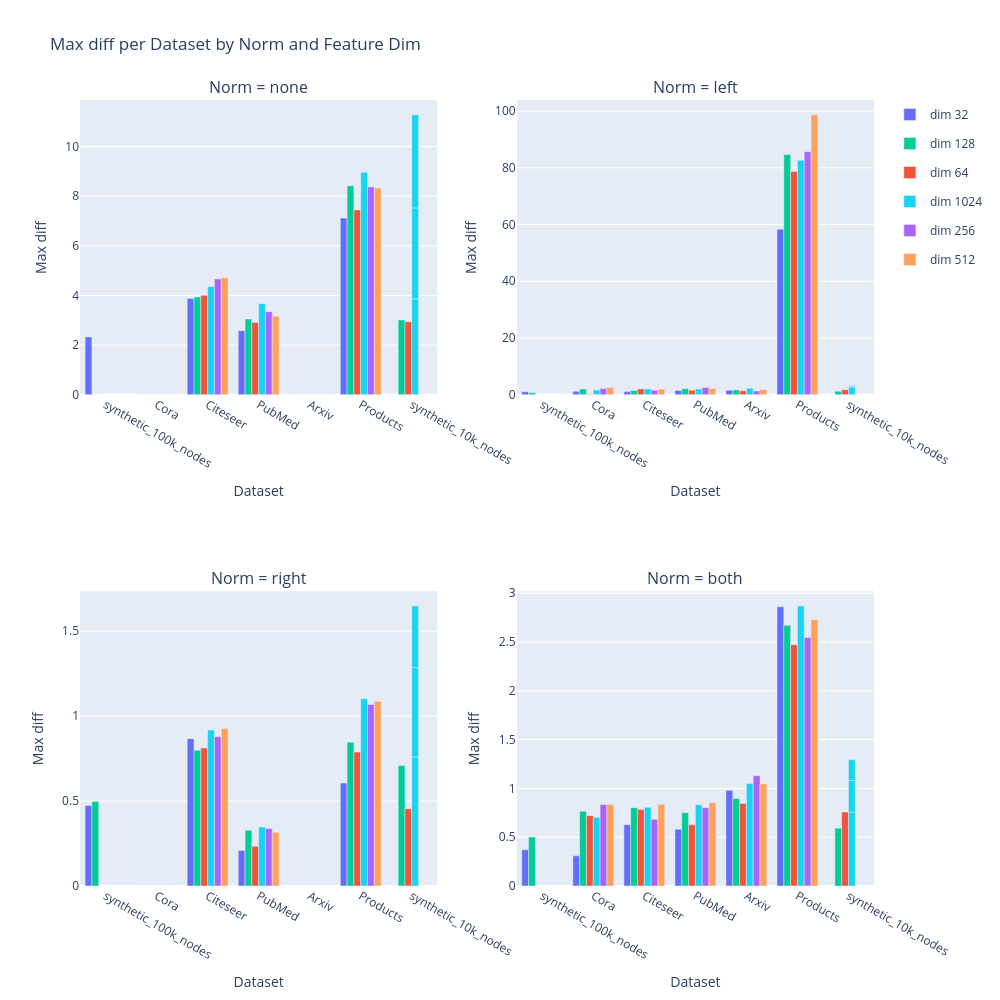

Notebook code for this chart:
### Code cell
norms = df['norm'].unique()
num_norms = len(norms)

cols = 2
rows = (num_norms + cols - 1) // cols


feature_dims = sorted(df['feature_dim'].unique())

# Pick a color palette (e.g. Plotly qualitative palette)
palette = px.colors.qualitative.Plotly

# Create a mapping from feature_dim to color, cycle palette if needed
color_map = {dim: palette[i % len(palette)] for i, dim in enumerate(feature_dims)}



fig = make_subplots(rows=rows, cols=cols, subplot_titles=[f"Norm = {n}" for n in norms])

for i, norm in enumerate(norms):
    df_sub = df[df['norm'] == norm]
    feature_dims = df_sub['feature_dim'].unique()
    
    row = i // cols + 1
    col = i % cols + 1

    for dim in feature_dims:
        df_dim = df_sub[df_sub['feature_dim'] == dim]

        hover_texts = [f"Avg degree: {v:.2f}" for v in df_dim['avg_degree']]

        fig.add_trace(
            go.Bar(
                x=df_dim['graph'],
                y=df_dim['max_diff'],
                name=f"dim {dim}",
                legendgroup=str(dim),
                showlegend=(i == 0),
                hovertext=hover_texts,
                hoverinfo="text+y+x",
                marker_color=color_map[dim],  # Assign color here
            ),
            row=row, col=col
        )

    fig.update_xaxes(title_text="Dataset", row=row, col=col)
    fig.update_yaxes(title_text="Max diff", row=row, col=col)
    
    # Add horizontal line y=1 in this subplot
    # fig.add_hline(y=1, line_dash="dash", line_color="black", row=row, col=col, annotation_text="speedup < 1", annotation_position="bottom right")

fig.update_layout(
    height=500 * rows,
    width=1000,
    title_text="Max diff per Dataset by Norm and Feature Dim",
    barmode='group'
)

fig.show()

### Figure 1 — Plotly figure (JSON) as saved in the notebook; plotly's stock layout.template omitted (floating-point values rounded to 4 significant figures)
{"data": [{"hoverinfo": "text+y+x", "hovertext": ["Avg degree: 5.00", "Avg degree: 9.80", "Avg degree: 7.55", "Avg degree: 10.99", "Avg degree: 15.77", "Avg degree: 103.03"], "legendgroup": "32", "marker": {"color": "#636EFA"}, "name": "dim 32", "showlegend": true, "type": "bar", "x": ["synthetic_100k_nodes", "Cora", "Citeseer", "PubMed", "Arxiv", "Products"], "xaxis": "x", "y": [2.331, 6.199e-06, 3.877, 2.583, 0.0002441, 7.118], "yaxis": "y"}, {"hoverinfo": "text+y+x", "hovertext": ["Avg degree: 5.00", "Avg degree: 3.00", "Avg degree: 9.80", "Avg degree: 7.55", "Avg degree: 10.99", "Avg degree: 15.77", "Avg degree: 103.03"], "legendgroup": "128", "marker": {"color": "#00CC96"}, "name": "dim 128", "showlegend": true, "type": "bar", "x": ["synthetic_100k_nodes", "synthetic_10k_nodes", "Cora", "Citeseer", "PubMed", "Arxiv", "Products"], "xaxis": "x", "y": [3.815e-06, 3.015, 5.722e-06, 3.936, 3.052, 0.0002441, 8.417], "yaxis": "y"}, {"hoverinfo": "text+y+x", "hovertext": ["Avg degree: 3.00", "Avg degree: 9.80", "Avg degree: 7.55", "Avg degree: 10.99", "Avg degree: 15.77", "Avg degree: 103.03"], "legendgroup": "64", "marker": {"color": "#EF553B"}, "name": "dim 64", "showlegend": true, "type": "bar", "x": ["synthetic_10k_nodes", "Cora", "Citeseer", "PubMed", "Arxiv", "Products"], "xaxis": "x", "y": [2.945, 9.537e-06, 4.006, 2.914, 0.0002136, 7.447], "yaxis": "y"}, {"hoverinfo": "text+y+x", "hovertext": ["Avg degree: 5.00", "Avg degree: 10.00", "Avg degree: 20.00", "Avg degree: 9.80", "Avg degree: 7.55", "Avg degree: 10.99", "Avg degree: 15.77", "Avg degree: 103.03"], "legendgroup": "1024", "marker": {"color": "#19D3F3"}, "name": "dim 1024", "showlegend": true, "type": "bar", "x": ["synthetic_10k_nodes", "synthetic_10k_nodes", "synthetic_10k_nodes", "Cora", "Citeseer", "PubMed", "Arxiv", "Products"], "xaxis": "x", "y": [3.868, 3.661, 3.754, 7.629e-06, 4.357, 3.669, 0.0006409, 8.961], "yaxis": "y"}, {"hoverinfo": "text+y+x", "hovertext": ["Avg degree: 9.80", "Avg degree: 7.55", "Avg degree: 10.99", "Avg degree: 15.77", "Avg degree: 103.03"], "legendgroup": "256", "marker": {"color": "#AB63FA"}, "name": "dim 256", "showlegend": true, "type": "bar", "x": ["Cora", "Citeseer", "PubMed", "Arxiv", "Products"], "xaxis": "x", "y": [7.629e-06, 4.666, 3.348, 0.0005188, 8.375], "yaxis": "y"}, {"hoverinfo": "text+y+x", "hovertext": ["Avg degree: 9.80", "Avg degree: 7.55", "Avg degree: 10.99", "Avg degree: 15.77", "Avg degree: 103.03"], "legendgroup": "512", "marker": {"color": "#FFA15A"}, "name": "dim 512", "showlegend": true, "type": "bar", "x": ["Cora", "Citeseer", "PubMed", "Arxiv", "Products"], "xaxis": "x", "y": [5.722e-06, 4.719, 3.167, 0.0005188, 8.331], "yaxis": "y"}, {"hoverinfo": "text+y+x", "hovertext": ["Avg degree: 5.00", "Avg degree: 9.80", "Avg degree: 7.55", "Avg degree: 10.99", "Avg degree: 15.77", "Avg degree: 103.03"], "legendgroup": "32", "marker": {"color": "#636EFA"}, "name": "dim 32", "showlegend": false, "type": "bar", "x": ["synthetic_100k_nodes", "Cora", "Citeseer", "PubMed", "Arxiv", "Products"], "xaxis": "x2", "y": [1.093, 1.229, 1.105, 1.529, 1.62, 58.35], "yaxis": "y2"}, {"hoverinfo": "text+y+x", "hovertext": ["Avg degree: 5.00", "Avg degree: 3.00", "Avg degree: 9.80", "Avg degree: 7.55", "Avg degree: 10.99", "Avg degree: 15.77", "Avg degree: 103.03"], "legendgroup": "128", "marker": {"color": "#00CC96"}, "name": "dim 128", "showlegend": false, "type": "bar", "x": ["synthetic_100k_nodes", "synthetic_10k_nodes", "Cora", "Citeseer", "PubMed", "Arxiv", "Products"], "xaxis": "x2", "y": [0.6891, 1.244, 1.985, 1.512, 2.094, 1.686, 84.66], "yaxis": "y2"}, {"hoverinfo": "text+y+x", "hovertext": ["Avg degree: 3.00", "Avg degree: 9.80", "Avg degree: 7.55", "Avg degree: 10.99", "Avg degree: 15.77", "Avg degree: 103.03"], "legendgroup": "64", "marker": {"color": "#EF553B"}, "name": "dim 64", "showlegend": false, "type": "bar", "x": ["synthetic_10k_nodes", "Cora", "Citeseer", "PubMed", "Arxiv", "Products"], "xaxis": "x2", "y": [1.771, 0.1395, 2.058, 1.622, 1.382, 78.75], "yaxis": "y2"}, {"hoverinfo": "text+y+x", "hovertext": ["Avg degree: 5.00", "Avg degree: 10.00", "Avg degree: 20.00", "Avg degree: 9.80", "Avg degree: 7.55", "Avg degree: 10.99", "Avg degree: 15.77", "Avg degree: 103.03"], "legendgroup": "1024", "marker": {"color": "#19D3F3"}, "name": "dim 1024", "showlegend": false, "type": "bar", "x": ["synthetic_10k_nodes", "synthetic_10k_nodes", "synthetic_10k_nodes", "Cora", "Citeseer", "PubMed", "Arxiv", "Products"], "xaxis": "x2", "y": [2.746, 0.3351, 0.214, 1.638, 2.046, 2.049, 2.274, 82.64], "yaxis": "y2"}, {"hoverinfo": "text+y+x", "hovertext": ["Avg degree: 9.80", "Avg degree: 7.55", "Avg degree: 10.99", "Avg degree: 15.77", "Avg degree: 103.03"], "legendgroup": "256", "marker": {"color": "#AB63FA"}, "name": "dim 256", "showlegend": false, "type": "bar", "x": ["Cora", "Citeseer", "PubMed", "Arxiv", "Products"], "xaxis": "x2", "y": [2.175, 1.544, 2.528, 1.34, 85.68], "yaxis": "y2"}, {"hoverinfo": "text+y+x", "hovertext": ["Avg degree: 9.80", "Avg degree: 7.55", "Avg degree: 10.99", "Avg degree: 15.77", "Avg degree: 103.03"], "legendgroup": "512", "marker": {"color": "#FFA15A"}, "name": "dim 512", "showlegend": false, "type": "bar", "x": ["Cora", "Citeseer", "PubMed", "Arxiv", "Products"], "xaxis": "x2", "y": [2.579, 1.974, 2.184, 1.798, 98.72], "yaxis": "y2"}, {"hoverinfo": "text+y+x", "hovertext": ["Avg degree: 5.00", "Avg degree: 9.80", "Avg degree: 7.55", "Avg degree: 10.99", "Avg degree: 15.77", "Avg degree: 103.03"], "legendgroup": "32", "marker": {"color": "#636EFA"}, "name": "dim 32", "showlegend": false, "type": "bar", "x": ["synthetic_100k_nodes", "Cora", "Citeseer", "PubMed", "Arxiv", "Products"], "xaxis": "x3", "y": [0.4742, 2.384e-07, 0.8675, 0.2091, 2.384e-07, 0.6062], "yaxis": "y3"}, {"hoverinfo": "text+y+x", "hovertext": ["Avg degree: 5.00", "Avg degree: 3.00", "Avg degree: 9.80", "Avg degree: 7.55", "Avg degree: 10.99", "Avg degree: 15.77", "Avg degree: 103.03"], "legendgroup": "128", "marker": {"color": "#00CC96"}, "name": "dim 128", "showlegend": false, "type": "bar", "x": ["synthetic_100k_nodes", "synthetic_10k_nodes", "Cora", "Citeseer", "PubMed", "Arxiv", "Products"], "xaxis": "x3", "y": [0.4979, 0.7086, 2.384e-07, 0.7996, 0.3282, 4.768e-07, 0.8464], "yaxis": "y3"}, {"hoverinfo": "text+y+x", "hovertext": ["Avg degree: 3.00", "Avg degree: 9.80", "Avg degree: 7.55", "Avg degree: 10.99", "Avg degree: 15.77", "Avg degree: 103.03"], "legendgroup": "64", "marker": {"color": "#EF553B"}, "name": "dim 64", "showlegend": false, "type": "bar", "x": ["synthetic_10k_nodes", "Cora", "Citeseer", "PubMed", "Arxiv", "Products"], "xaxis": "x3", "y": [0.4548, 2.384e-07, 0.8117, 0.2344, 2.384e-07, 0.7886], "yaxis": "y3"}, {"hoverinfo": "text+y+x", "hovertext": ["Avg degree: 5.00", "Avg degree: 10.00", "Avg degree: 20.00", "Avg degree: 9.80", "Avg degree: 7.55", "Avg degree: 10.99", "Avg degree: 15.77", "Avg degree: 103.03"], "legendgroup": "1024", "marker": {"color": "#19D3F3"}, "name": "dim 1024", "showlegend": false, "type": "bar", "x": ["synthetic_10k_nodes", "synthetic_10k_nodes", "synthetic_10k_nodes", "Cora", "Citeseer", "PubMed", "Arxiv", "Products"], "xaxis": "x3", "y": [0.76, 0.5254, 0.3628, 4.768e-07, 0.9188, 0.3475, 4.768e-07, 1.102], "yaxis": "y3"}, {"hoverinfo": "text+y+x", "hovertext": ["Avg degree: 9.80", "Avg degree: 7.55", "Avg degree: 10.99", "Avg degree: 15.77", "Avg degree: 103.03"], "legendgroup": "256", "marker": {"color": "#AB63FA"}, "name": "dim 256", "showlegend": false, "type": "bar", "x": ["Cora", "Citeseer", "PubMed", "Arxiv", "Products"], "xaxis": "x3", "y": [2.384e-07, 0.8791, 0.3389, 3.576e-07, 1.069], "yaxis": "y3"}, {"hoverinfo": "text+y+x", "hovertext": ["Avg degree: 9.80", "Avg degree: 7.55", "Avg degree: 10.99", "Avg degree: 15.77", "Avg degree: 103.03"], "legendgroup": "512", "marker": {"color": "#FFA15A"}, "name": "dim 512", "showlegend": false, "type": "bar", "x": ["Cora", "Citeseer", "PubMed", "Arxiv", "Products"], "xaxis": "x3", "y": [3.576e-07, 0.9264, 0.317, 4.768e-07, 1.087], "yaxis": "y3"}, {"hoverinfo": "text+y+x", "hovertext": ["Avg degree: 5.00", "Avg degree: 9.80", "Avg degree: 7.55", "Avg degree: 10.99", "Avg degree: 15.77", "Avg degree: 103.03"], "legendgroup": "32", "marker": {"color": "#636EFA"}, "name": "dim 32", "showlegend": false, "type": "bar", "x": ["synthetic_100k_nodes", "Cora", "Citeseer", "PubMed", "Arxiv", "Products"], "xaxis": "x4", "y": [0.3726, 0.3091, 0.6286, 0.5819, 0.9811, 2.861], "yaxis": "y4"}, {"hoverinfo": "text+y+x", "hovertext": ["Avg degree: 5.00", "Avg degree: 3.00", "Avg degree: 9.80", "Avg degree: 7.55", "Avg degree: 10.99", "Avg degree: 15.77", "Avg degree: 103.03"], "legendgroup": "128", "marker": {"color": "#00CC96"}, "name": "dim 128", "showlegend": false, "type": "bar", "x": ["synthetic_100k_nodes", "synthetic_10k_nodes", "Cora", "Citeseer", "PubMed", "Arxiv", "Products"], "xaxis": "x4", "y": [0.501, 0.5925, 0.7651, 0.8029, 0.7498, 0.8971, 2.671], "yaxis": "y4"}, {"hoverinfo": "text+y+x", "hovertext": ["Avg degree: 3.00", "Avg degree: 9.80", "Avg degree: 7.55", "Avg degree: 10.99", "Avg degree: 15.77", "Avg degree: 103.03"], "legendgroup": "64", "marker": {"color": "#EF553B"}, "name": "dim 64", "showlegend": false, "type": "bar", "x": ["synthetic_10k_nodes", "Cora", "Citeseer", "PubMed", "Arxiv", "Products"], "xaxis": "x4", "y": [0.7588, 0.7207, 0.7833, 0.6271, 0.8465, 2.473], "yaxis": "y4"}, {"hoverinfo": "text+y+x", "hovertext": ["Avg degree: 5.00", "Avg degree: 10.00", "Avg degree: 20.00", "Avg degree: 9.80", "Avg degree: 7.55", "Avg degree: 10.99", "Avg degree: 15.77", "Avg degree: 103.03"], "legendgroup": "1024", "marker": {"color": "#19D3F3"}, "name": "dim 1024", "showlegend": false, "type": "bar", "x": ["synthetic_10k_nodes", "synthetic_10k_nodes", "synthetic_10k_nodes", "Cora", "Citeseer", "PubMed", "Arxiv", "Products"], "xaxis": "x4", "y": [0.757, 0.3248, 0.2106, 0.7032, 0.806, 0.8313, 1.05, 2.869], "yaxis": "y4"}, {"hoverinfo": "text+y+x", "hovertext": ["Avg degree: 9.80", "Avg degree: 7.55", "Avg degree: 10.99", "Avg degree: 15.77", "Avg degree: 103.03"], "legendgroup": "256", "marker": {"color": "#AB63FA"}, "name": "dim 256", "showlegend": false, "type": "bar", "x": ["Cora", "Citeseer", "PubMed", "Arxiv", "Products"], "xaxis": "x4", "y": [0.8353, 0.6837, 0.8022, 1.131, 2.547], "yaxis": "y4"}, {"hoverinfo": "text+y+x", "hovertext": ["Avg degree: 9.80", "Avg degree: 7.55", "Avg degree: 10.99", "Avg degree: 15.77", "Avg degree: 103.03"], "legendgroup": "512", "marker": {"color": "#FFA15A"}, "name": "dim 512", "showlegend": false, "type": "bar", "x": ["Cora", "Citeseer", "PubMed", "Arxiv", "Products"], "xaxis": "x4", "y": [0.8339, 0.8359, 0.8561, 1.046, 2.728], "yaxis": "y4"}], "layout": {"annotations": [{"font": {"size": 16}, "showarrow": false, "text": "Norm = none", "x": 0.225, "xanchor": "center", "xref": "paper", "y": 1, "yanchor": "bottom", "yref": "paper"}, {"font": {"size": 16}, "showarrow": false, "text": "Norm = left", "x": 0.775, "xanchor": "center", "xref": "paper", "y": 1, "yanchor": "bottom", "yref": "paper"}, {"font": {"size": 16}, "showarrow": false, "text": "Norm = right", "x": 0.225, "xanchor": "center", "xref": "paper", "y": 0.375, "yanchor": "bottom", "yref": "paper"}, {"font": {"size": 16}, "showarrow": false, "text": "Norm = both", "x": 0.775, "xanchor": "center", "xref": "paper", "y": 0.375, "yanchor": "bottom", "yref": "paper"}], "barmode": "group", "height": 1000, "title": {"text": "Max diff per Dataset by Norm and Feature Dim"}, "width": 1000, "xaxis": {"anchor": "y", "domain": [0, 0.45], "title": {"text": "Dataset"}}, "xaxis2": {"anchor": "y2", "domain": [0.55, 1], "title": {"text": "Dataset"}}, "xaxis3": {"anchor": "y3", "domain": [0, 0.45], "title": {"text": "Dataset"}}, "xaxis4": {"anchor": "y4", "domain": [0.55, 1], "title": {"text": "Dataset"}}, "yaxis": {"anchor": "x", "domain": [0.625, 1], "title": {"text": "Max diff"}}, "yaxis2": {"anchor": "x2", "domain": [0.625, 1], "title": {"text": "Max diff"}}, "yaxis3": {"anchor": "x3", "domain": [0, 0.375], "title": {"text": "Max diff"}}, "yaxis4": {"anchor": "x4", "domain": [0, 0.375], "title": {"text": "Max diff"}}}}
